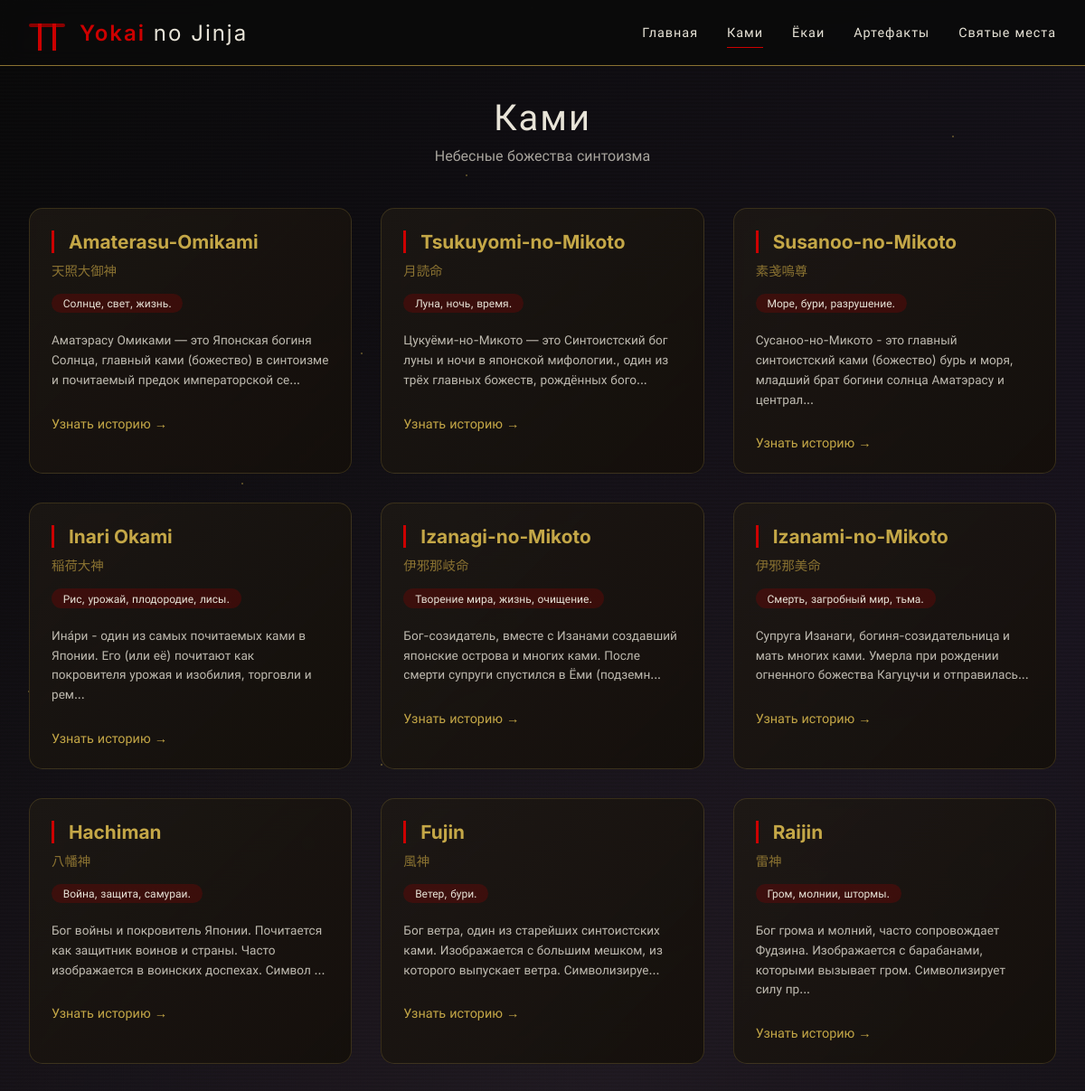
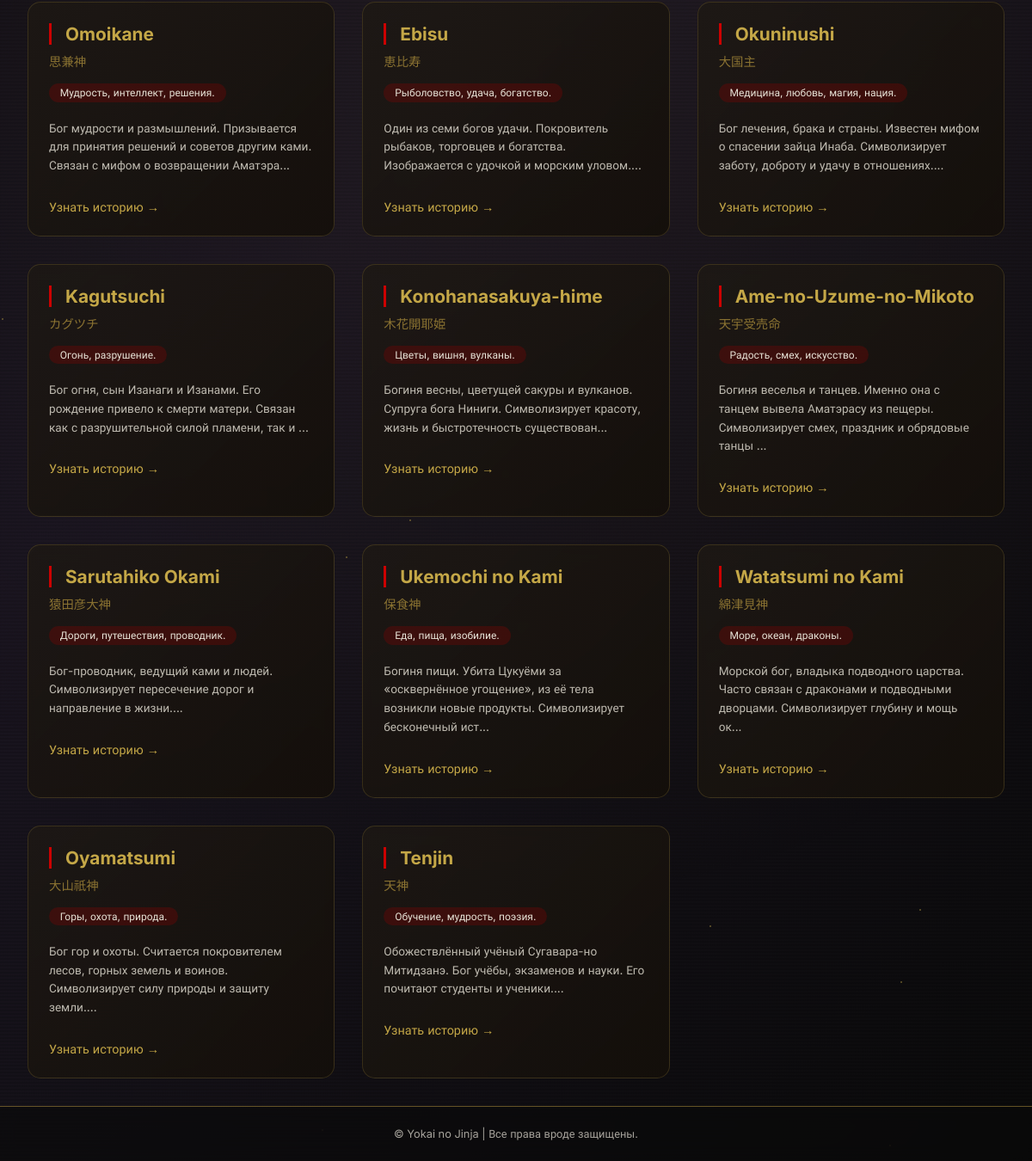
/kami.php, run on the app's committed database (2 pictures, top to bottom).
### tables this page shows
CREATE TABLE `deity` (
  `id` int(2) NOT NULL,
  `kami` varchar(22) DEFAULT NULL,
  `name_kanji` varchar(5) DEFAULT NULL,
  `story_id` varchar(9) DEFAULT NULL,
  `domain` varchar(31) DEFAULT NULL,
  `desc` varchar(319) DEFAULT NULL
);

### kami.php (the view, shortened to what this page needs)
<?php
require_once 'config/database.php';
require_once 'includes/header.php';
$stmt = $pdo->query("SELECT * FROM deity ORDER BY id LIMIT 30");
$deities = $stmt->fetchAll();
?>
<div class="page-header">
    <h1 class="page-title">Ками</h1>
    <p class="page-subtitle">Небесные божества синтоизма</p>
</div>
<div class="card-grid">
    <?php foreach($deities as $deity): ?>
    <div class="card">
        <div class="card-content">
            <h3><?php echo htmlspecialchars($deity['kami']); ?></h3>
            <div class="card-kanji"><?php echo htmlspecialchars($deity['name_kanji']); ?></div>
            <div class="card-type"><?php echo htmlspecialchars($deity['domain']); ?></div>
            <p class="card-desc"><?php echo htmlspecialchars(mb_substr($deity['desc'], 0, 120)) . '...'; ?></p>
            <a href="details.php?type=kami&id=<?php echo $deity['id']; ?>" class="card-link">Узнать историю →</a>
        </div>
    </div>
    <?php endforeach; ?>
</div>
<?php require_once 'includes/footer.php'; ?>

### assets/css/style.css (style rules this page uses)
* { margin: 0; padding: 0; box-sizing: border-box; }
:root { --dark-bg: #0a0a0a; --dark-wood: #1a1a1a; --paper: #2a2418; --gold: #c4a747; --gold-dim: #8b7332; --red: #8b0000; --red-bright: #cc0000; --moon: #e8e4d8; --shadow: rgba(0, 0, 0, 0.5); }
body { font-family: 'Inter', 'Cinza', sans-serif; background: linear-gradient(135deg, #0a0a0a 0%, #1a1520 50%, #0a0a0a 100%); color: var(--moon); min-height: 100vh; overflow-x: hidden; position: relative; }
.page-title { text-align: center; font-size: 2.5rem; font-weight: 300; margin-bottom: 0.5rem; letter-spacing: 2px; }
.page-subtitle { text-align: center; opacity: 0.7; margin-bottom: 3rem; }
.card-grid { display: grid; grid-template-columns: repeat(auto-fill, minmax(320px, 1fr)); gap: 2rem; }
.card { background: linear-gradient(135deg, rgba(30, 25, 20, 0.8), rgba(20, 15, 10, 0.9)); backdrop-filter: blur(5px); border-radius: 15px; overflow: hidden; transition: all 0.3s ease; border: 1px solid rgba(196, 167, 71, 0.2); }
.card-content { padding: 1.5rem; }
.card h3 { color: var(--gold); font-size: 1.3rem; margin-bottom: 0.5rem; border-left: 3px solid var(--red-bright); padding-left: 1rem; }
.card-kanji { font-family: 'Noto Sans JP', 'Cinza', serif; color: var(--gold-dim); font-size: 0.9rem; margin-bottom: 0.5rem; }
.card-type { display: inline-block; padding: 0.2rem 0.8rem; background: rgba(139, 0, 0, 0.3); border-radius: 20px; font-size: 0.75rem; margin: 0.5rem 0; }
.card-desc { font-size: 0.85rem; line-height: 1.6; opacity: 0.8; margin: 0.75rem 0; }
.card-link { display: inline-block; margin-top: 1rem; color: var(--gold); text-decoration: none; font-size: 0.9rem; transition: all 0.3s ease; }

### data on the page
deity: kami "Amaterasu-Omikami", name_kanji "天照大御神", domain "Солнце, свет, жизнь.", desc "Аматэрасу Омиками — это Японская богиня Солнца, главный ками (божество) в синтоизме и почитаемый предок императорской се"
deity: kami "Tsukuyomi-no-Mikoto", name_kanji "月読命", domain "Луна, ночь, время.", desc "Цукуёми-но-Микото — это Синтоистский бог луны и ночи в японской мифологии., один из трёх главных божеств, рождённых бого"
deity: kami "Susanoo-no-Mikoto", name_kanji "素戔嗚尊", domain "Море, бури, разрушение.", desc "Сусаноо-но-Микото - это главный синтоистский ками (божество) бурь и моря, младший брат богини солнца Аматэрасу и централ"
deity: kami "Inari Okami", name_kanji "稲荷大神", domain "Рис, урожай, плодородие, лисы.", desc "Ина́ри - один из самых почитаемых ками в Японии. Его (или её) почитают как покровителя урожая и изобилия, торговли и рем"
deity: kami "Izanagi-no-Mikoto", name_kanji "伊邪那岐命", domain "Творение мира, жизнь, очищение.", desc "Бог-созидатель, вместе с Изанами создавший японские острова и многих ками. После смерти супруги спустился в Ёми (подземн"
deity: kami "Izanami-no-Mikoto", name_kanji "伊邪那美命", domain "Смерть, загробный мир, тьма.", desc "Супруга Изанаги, богиня-созидательница и мать многих ками. Умерла при рождении огненного божества Кагуцучи и отправилась"
deity: kami "Hachiman", name_kanji "八幡神", domain "Война, защита, самураи.", desc "Бог войны и покровитель Японии. Почитается как защитник воинов и страны. Часто изображается в воинских доспехах. Символ"
deity: kami "Fujin", name_kanji "風神", domain "Ветер, бури.", desc "Бог ветра, один из старейших синтоистских ками. Изображается с большим мешком, из которого выпускает ветра. Символизируе"
deity: kami "Raijin", name_kanji "雷神", domain "Гром, молнии, штормы.", desc "Бог грома и молний, часто сопровождает Фудзина. Изображается с барабанами, которыми вызывает гром. Символизирует силу пр"
deity: kami "Omoikane", name_kanji "思兼神", domain "Мудрость, интеллект, решения.", desc "Бог мудрости и размышлений. Призывается для принятия решений и советов другим ками. Связан с мифом о возвращении Аматэра"
deity: kami "Ebisu", name_kanji "恵比寿", domain "Рыболовство, удача, богатство.", desc "Один из семи богов удачи. Покровитель рыбаков, торговцев и богатства. Изображается с удочкой и морским уловом."
deity: kami "Okuninushi", name_kanji "大国主", domain "Медицина, любовь, магия, нация.", desc "Бог лечения, брака и страны. Известен мифом о спасении зайца Инаба. Символизирует заботу, доброту и удачу в отношениях."
deity: kami "Kagutsuchi", name_kanji "カグツチ", domain "Огонь, разрушение.", desc "Бог огня, сын Изанаги и Изанами. Его рождение привело к смерти матери. Связан как с разрушительной силой пламени, так и"
deity: kami "Konohanasakuya-hime", name_kanji "木花開耶姫", domain "Цветы, вишня, вулканы.", desc "Богиня весны, цветущей сакуры и вулканов. Супруга бога Ниниги. Символизирует красоту, жизнь и быстротечность существован"
deity: kami "Ame-no-Uzume-no-Mikoto", name_kanji "天宇受売命", domain "Радость, смех, искусство.", desc "Богиня веселья и танцев. Именно она с танцем вывела Аматэрасу из пещеры. Символизирует смех, праздник и обрядовые танцы"
deity: kami "Sarutahiko Okami", name_kanji "猿田彦大神", domain "Дороги, путешествия, проводник.", desc "Бог-проводник, ведущий ками и людей. Символизирует пересечение дорог и направление в жизни."
deity: kami "Ukemochi no Kami", name_kanji "保食神", domain "Еда, пища, изобилие.", desc "Богиня пищи. Убита Цукуёми за «осквернённое угощение», из её тела возникли новые продукты. Символизирует бесконечный ист"
deity: kami "Watatsumi no Kami", name_kanji "綿津見神", domain "Море, океан, драконы.", desc "Морской бог, владыка подводного царства. Часто связан с драконами и подводными дворцами. Символизирует глубину и мощь ок"
deity: kami "Oyamatsumi", name_kanji "大山祇神", domain "Горы, охота, природа.", desc "Бог гор и охоты. Считается покровителем лесов, горных земель и воинов. Символизирует силу природы и защиту земли."
deity: kami "Tenjin", name_kanji "天神", domain "Обучение, мудрость, поэзия.", desc "Обожествлённый учёный Сугавара-но Митидзанэ. Бог учёбы, экзаменов и науки. Его почитают студенты и ученики."
